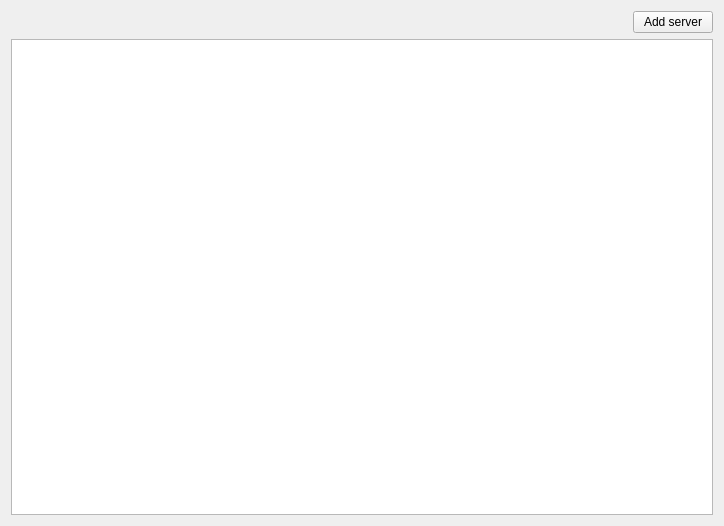
<?xml version="1.0" encoding="UTF-8"?>
<ui version="4.0">
 <class>NodesWidget</class>
 <widget class="QWidget" name="NodesWidget">
  <property name="geometry">
   <rect>
    <x>0</x>
    <y>0</y>
    <width>724</width>
    <height>526</height>
   </rect>
  </property>
  <property name="windowTitle">
   <string>Network nodes</string>
  </property>
  <layout class="QVBoxLayout" name="verticalLayout_2">
   <item alignment="Qt::AlignRight">
    <widget class="QPushButton" name="addServerButton">
     <property name="sizePolicy">
      <sizepolicy hsizetype="Fixed" vsizetype="Fixed">
       <horstretch>0</horstretch>
       <verstretch>0</verstretch>
      </sizepolicy>
     </property>
     <property name="text">
      <string>Add server</string>
     </property>
    </widget>
   </item>
   <item>
    <widget class="QTableView" name="nodesTableView">
     <property name="contextMenuPolicy">
      <enum>Qt::CustomContextMenu</enum>
     </property>
     <property name="editTriggers">
      <set>QAbstractItemView::NoEditTriggers</set>
     </property>
     <property name="showGrid">
      <bool>true</bool>
     </property>
     <property name="sortingEnabled">
      <bool>false</bool>
     </property>
     <attribute name="horizontalHeaderStretchLastSection">
      <bool>true</bool>
     </attribute>
     <attribute name="verticalHeaderVisible">
      <bool>false</bool>
     </attribute>
    </widget>
   </item>
  </layout>
 </widget>
 <resources>
  <include location="../../icons/tikka.slots.pyqt.resources.icons.index.qrc"/>
 </resources>
 <connections/>
</ui>
